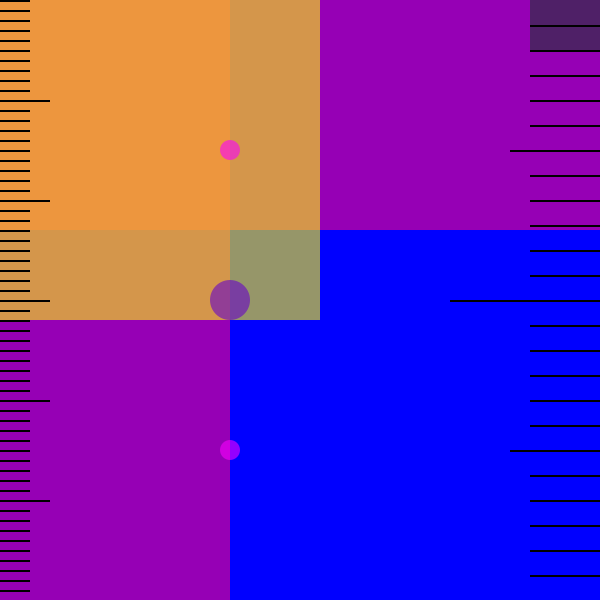
Frame 1 (no input)
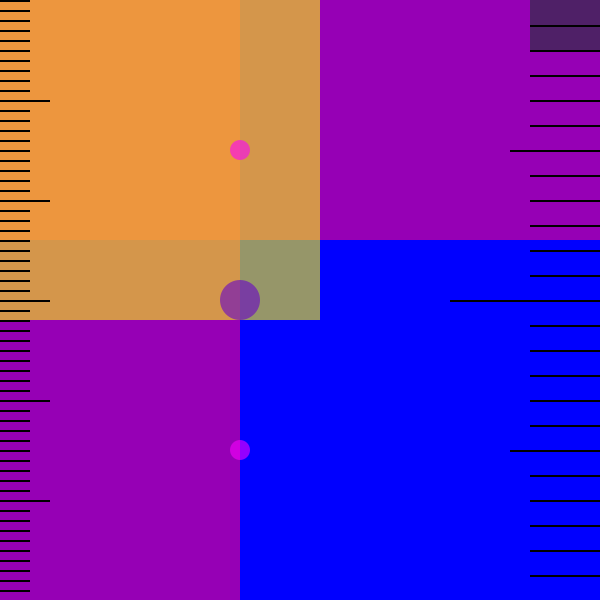
Frame 60 (the mouse pressed at the canvas centre just before this capture)
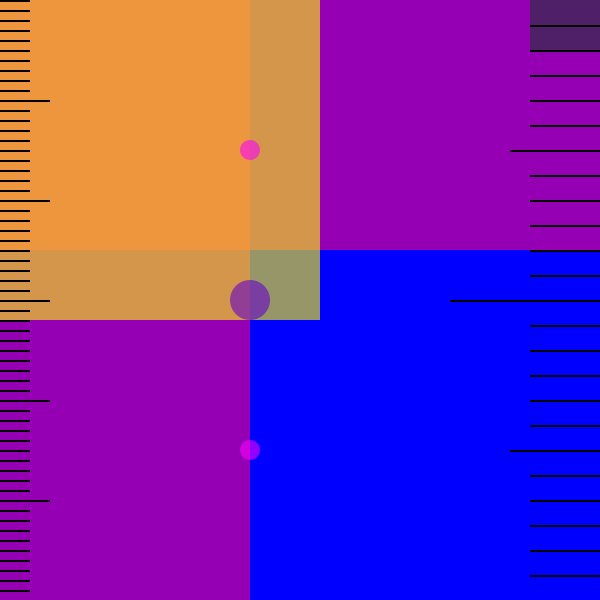
Frame 120 (the mouse held since frame 60 and released just before this capture)

The Processing sketch that drew these frames (run headless with seeded random() and noise(); from frame 60 on, the mouse is pressed at the canvas centre):

// Processing sketch: processing_78820
// ── processing_78820.pde

void setup() {
  size(600, 600);

}

void draw() {
  background(0,0,255,150);
noStroke();

//  fill(13, 180, 255);
//  arc(300, 100, 100, 100, radians(180), radians( minute() * 360/60 +180 ));
//
//  fill(random (1, 255), 0, 130);
//
//  arc(100, 100, 100, 100, radians(180), radians( second() * 360/60 +180 ));
//  fill(25, 219, 13);
//  arc(500, 100, 100, 100, radians(180), radians( hour() *360/24 +180 ));


fill(255, 0, 130,150);
rect(0,0,width,second()*height/60);
rect(0,0,second()*width/60,height);
 fill(255,255,0,150);
rect(0,00,minute()*10,minute()*10);
 fill(40,50,60,165);
rect(530,0,70,hour()*25);
//Minutes and Seconds

fill(250,0,255,150);
ellipse(second()*10,150,20,20);
ellipse(second()*10,450,20,20);
fill(100,0,200,150);
ellipse(second()*10,300,40,40);

fill(0);
rect(0,0,30,2);
rect(0,10,30,2);
rect(0,20,30,2);
rect(0,30,30,2);
rect(0,40,30,2);
rect(0,50,30,2);
rect(0,60,30,2);
rect(0,70,30,2);
rect(0,80,30,2);
rect(0,90,30,2);
rect(0,100,50,2);

rect(0,110,30,2);
rect(0,120,30,2);
rect(0,130,30,2);
rect(0,140,30,2);
rect(0,150,30,2);
rect(0,160,30,2);
rect(0,170,30,2);
rect(0,180,30,2);
rect(0,190,30,2);
rect(0,200,50,2);

rect(0,210,30,2);
rect(0,220,30,2);
rect(0,230,30,2);
rect(0,240,30,2);
rect(0,250,30,2);
rect(0,260,30,2);
rect(0,270,30,2);
rect(0,280,30,2);
rect(0,290,30,2);
rect(0,300,50,2);


rect(0,310,30,2);
rect(0,320,30,2);
rect(0,330,30,2);
rect(0,340,30,2);
rect(0,350,30,2);
rect(0,360,30,2);
rect(0,370,30,2);
rect(0,380,30,2);
rect(0,390,30,2);
rect(0,400,50,2);


rect(0,410,30,2);
rect(0,420,30,2);
rect(0,430,30,2);
rect(0,440,30,2);
rect(0,450,30,2);
rect(0,460,30,2);
rect(0,470,30,2);
rect(0,480,30,2);
rect(0,490,30,2);
rect(0,500,50,2);


rect(0,510,30,2);
rect(0,520,30,2);
rect(0,530,30,2);
rect(0,540,30,2);
rect(0,550,30,2);
rect(0,560,30,2);
rect(0,570,30,2);
rect(0,580,30,2);
rect(0,590,30,2);
rect(0,600,50,2);


//hours
//rect(530,0,70,2);
rect(530,25,70,2);
rect(530,50,70,2);
rect(530,75,70,2);
rect(530,100,70,2);
rect(530,125,70,2);

rect(510,150,90,2);
rect(530,175,70,2);
rect(530,200,70,2);
rect(530,225,70,2);
rect(530,250,70,2);
rect(530,275,70,2);

rect(450,300,150,2);
rect(530,325,70,2);
rect(530,350,70,2);
rect(530,375,70,2);
rect(530,400,70,2);
rect(530,425,70,2);

rect(510,450,90,2);
rect(530,475,70,2);
rect(530,500,70,2);
rect(530,525,70,2);
rect(530,550,70,2);
rect(530,575,70,2);

  println(second());
    println(hour());
}
